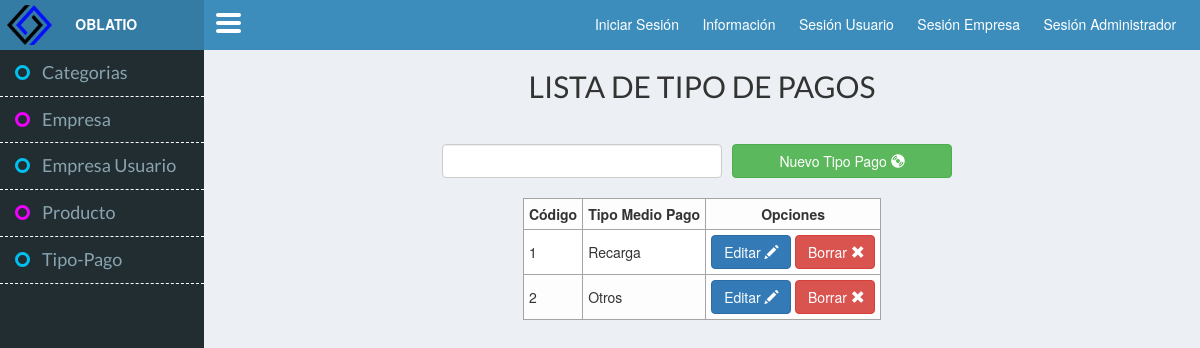
Screenshot of /index.php?controller=TipoPago&action=index with the database file from the repository.
### tables this page shows
CREATE TABLE `tipo_pago` (
  `tip_cod` int(11) NOT NULL,
  `tip_medio_pago` varchar(30) NOT NULL
);

### core/ControladorBase.php (called while the page is built, shortened)
<?php
class ControladorBase {
    protected $layout;
    public function __construct() {
        require_once 'Conectar.php';
        require_once 'EntidadBase.php';
        if (isset($_SESSION['adm_tipo_administrador'])) {
            $this->layout = 'admin';
        }elseif (isset ( $_SESSION['emp_cod'])) {
            $this->layout = 'empresa';
        } elseif (isset ( $_SESSION['usu_cod'])) {
            $this->layout = 'usuario';
        }
        else {
            $this->layout = 'principal';
        }
    }
    public function view($vista, $datos = null) {
        require_once 'view/layouts/' . $this->layout . '.php';
    }
}
?>

### controller/TipoPagoController.php (called while the page is built, shortened)
<?php
class TipoPagoController extends ControladorBase {
    public $adapter;
    public function __construct() {
        $this->conectar = new Conectar();
        $this->adapter = $this->conectar->conexion();
    }
    public function index() {
        $tipoPago = new TipoPago($this->adapter);
        $allusers = $tipoPago->getAll();
        $this->view("tipoPago/indexTipoPagoView", array(
            "allusers" => $allusers,
            "nombre" => "ADSI"
        ));
    }
}

### core/Conectar.php (called while the page is built)
<?php
class Conectar
{
    private $driver;
    private $host, $user, $pass, $database, $charset;
    public function __construct()
    {
        $db_cfg = require_once 'config/database.php';
        $this->driver =$db_cfg["driver"];
        $this->host =$db_cfg["host"];
        $this->user =$db_cfg["user"];
        $this->pass =$db_cfg["pass"];
        $this->database =$db_cfg["database"];
        $this->charset =$db_cfg["charset"];
    }
    public function conexion()
    {
        if ($this->driver == "mysql" || $this->driver == null){
            $con = new mysqli($this->host, $this->user, $this->pass, $this->database);
            $con->query("SET NAMES '".$this->charset."'");
        }
        return $con;
    }
}
?>

### config/database.php (called while the page is built)
<?php
return array(
    "driver"    =>"mysql",
    "host"      =>"localhost",
    "user"      =>"root",
    "pass"      =>"",
    "database"  =>"oblatio_mvc_bd",
    "charset"   =>"utf8"
);
?>

### model/TipoPago.php (called while the page is built, shortened)
<?php
class TipoPago extends EntidadBase {
    public function __construct($adapter) {
        $table = "tipo_pago";
    }
}
?>

### core/EntidadBase.php (called while the page is built, shortened)
<?php
class EntidadBase {
    private $table;
    private $db;
    public function __construct($table, $adapter) {
        $this->table = (string) $table;
        $this->db = $adapter;
    }
    public function getAll() {
        $query = $this->db->query("SELECT * FROM $this->table");
        $resultSet = null;
        while ($row = $query->fetch_object()) {
            $resultSet[] = $row;
        }
        return $resultSet;
    }
}
?>

### view/tipoPago/indexTipoPagoView.php (the view, shortened to what this page needs)
<div id="" class="col-xs-12">
    <h3 class="textoCentrado FuenteTitulo tamanioFuente2">LISTA DE TIPO DE PAGOS</h3>
    <hr/>
</div>
<div id="" class="col-xs-12">
    <div  class="centrarBusqueda">
        <input type = "text" name="busqueda" class="form-control campoBusqueda"/>
        <a href = "<?php echo "index.php?controller=tipoPago&action=nuevoRegistro"; ?>" class="btn btn-success botonCrear">
            Nuevo Tipo Pago
            <i class="glyphicon glyphicon-cd"></i>
        </a>
    </div>
</div>
<div class="col-xs-12">
    <table id="tabla" class="centrarTabla">
        <thead>
            <tr>
                <th class="textoCentrado">Código</th>
                <th class="textoCentrado">Tipo Medio Pago</th>
                <th class="textoCentrado">Opciones</th>
            </tr>
        </thead>
        <tbody>
            <?php
            if (isset($allusers)) {
                foreach ($allusers as $user) {
                    ?>
                    <tr>
                        <td><?php echo $user->tip_cod; ?></td>
                        <td><?php echo $user->tip_medio_pago; ?></td>
                        <td>
                            <a href = "<?php echo "index.php?controller=tipoPago&action=modificar"; ?>&codigo=<?php echo $user->tip_cod; ?>"  class="btn btn-primary anchoBoton">
                                Editar
                                <i class="glyphicon glyphicon-pencil"></i>
                            </a>
                            <a href = "<?php echo "index.php?controller=tipoPago&action=borrar"; ?>&codigo=<?php echo $user->tip_cod; ?>" class="btn btn-danger anchoBoton">
                                Borrar
                                <i class="glyphicon glyphicon-remove"></i>
                            </a>
                        </td>
                    </tr>
                    <?php
                }
            }
            ?>
        </tbody>
    </table>
</div>

### css/cssPrincipal.css (style rules this page uses)
body { margin: 0; padding-top: 50px; background-color: #ECF0F5; }
td, th { border: #A4A4A4 1px solid; padding: 5px; }
.centrarTabla { margin: 0 auto; }
.textoCentrado { text-align: center; }
.anchoBoton { width: 80px; }
.botonCrear { width: 220px; margin-left: 10px; }
.campoBusqueda { float: left; width: 280px; }
.centrarBusqueda { float: none; margin: 0 auto; width: 520px; margin-bottom: 20px !important; }

### css/_fuentes.css (style rules this page uses)
.FuenteTitulo { font-family: 'Lato', sans-serif; }
.tamanioFuente2 { font-size: 30px; }

### rows the page displays
tipo_pago: tip_cod "1", tip_medio_pago "Recarga"
tipo_pago: tip_cod "2", tip_medio_pago "Otros"
